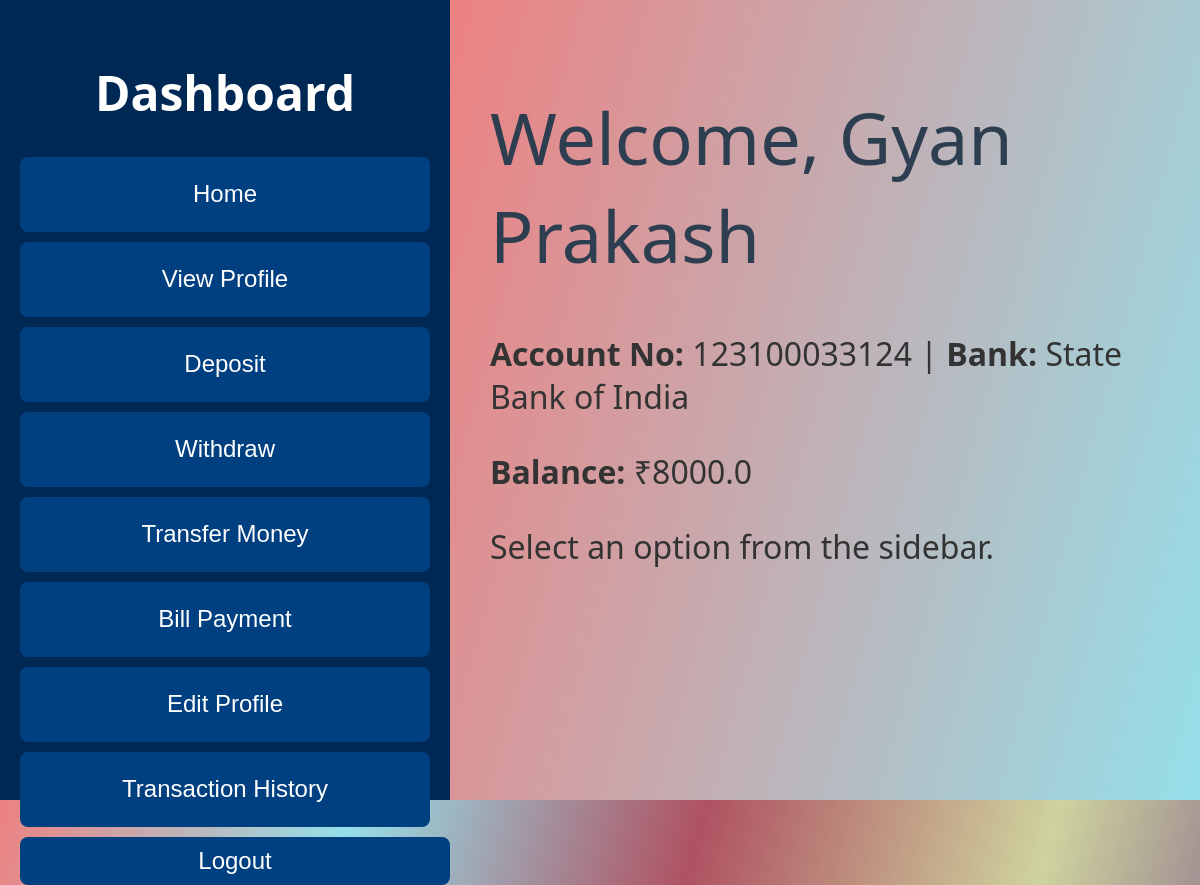
The page /dashboard (signed in) on the database as committed earlier.
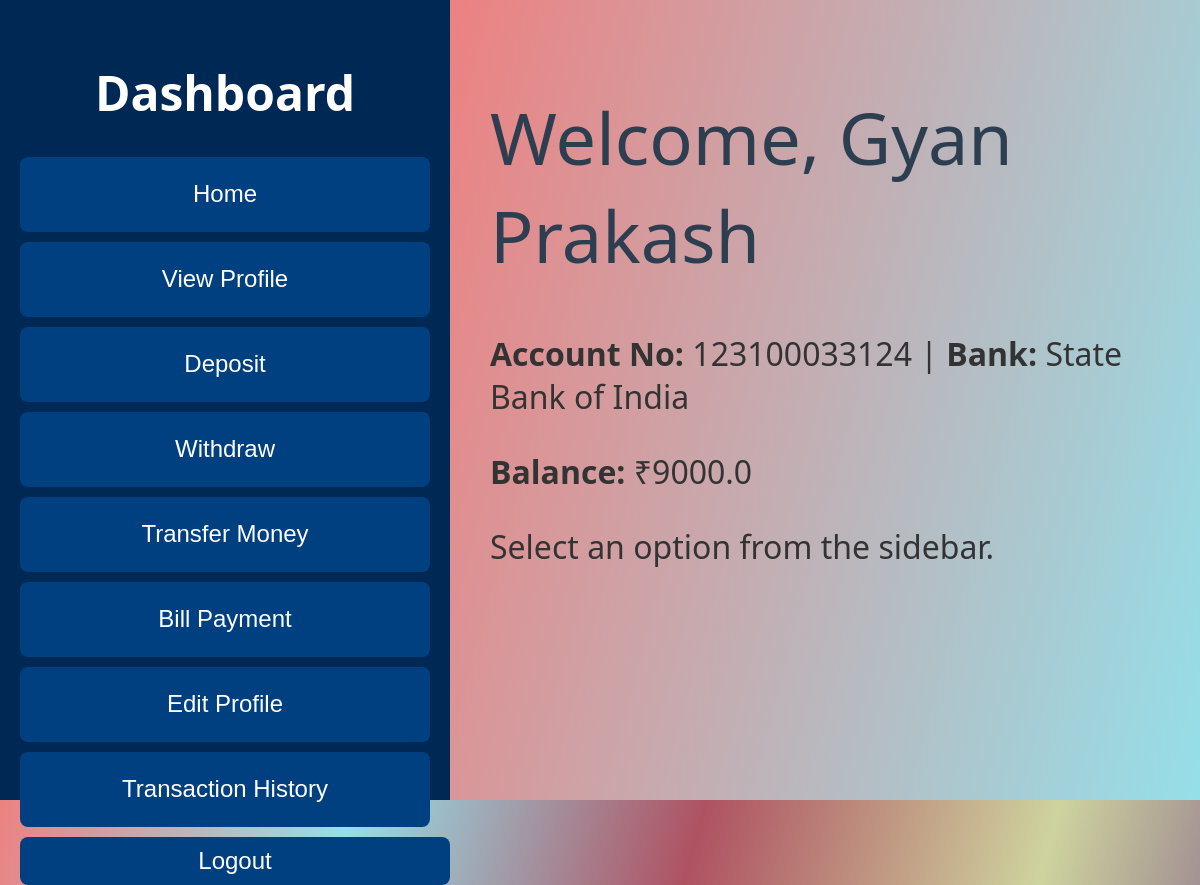
The same page on the database as committed later.
### tables this page shows
CREATE TABLE users (
    id INTEGER PRIMARY KEY AUTOINCREMENT,
    name TEXT NOT NULL,
    gender TEXT,
    email TEXT UNIQUE,
    phone TEXT,
    address TEXT,
    bank TEXT,
    account_no TEXT,
    username TEXT UNIQUE NOT NULL,
    password TEXT NOT NULL
);

CREATE TABLE accounts (
    user_id INTEGER,
    balance REAL DEFAULT 0,
    FOREIGN KEY(user_id) REFERENCES users(id)
);

### app.py (the view)
@app.route('/dashboard')
def dashboard():
    if 'user_id' not in session:
        return redirect('/login')
    user_id = session['user_id']
    conn = get_db()
    cursor = conn.cursor()
    cursor.execute("SELECT name, email, phone, address, bank, account_no FROM users WHERE id = ?", (user_id,))
    user = cursor.fetchone()
    conn.close()
    user_data = {
        'name': user[0],
        'email': user[1],
        'phone': user[2],
        'address': user[3],
        'bank': user[4],
        'account_no': user[5]
    }
    balance = get_balance(user_id)
    txns = get_transaction_history(user_id)
    transactions = [
        {'type': t[2], 'amount': t[3], 'details': t[4], 'timestamp': t[5]}
        for t in txns
    ]
    return render_template(
        'dashboard.html',
        balance=balance,
        user=user_data,
        transactions=transactions
    )

### db.py (called while the page is built)
def get_db():
    return sqlite3.connect('banking.db')

### models.py (called while the page is built)
def get_balance(user_id):
    conn = get_db()
    cursor = conn.cursor()
    cursor.execute("SELECT balance FROM accounts WHERE user_id = ?", (user_id,))
    balance = cursor.fetchone()
    conn.close()
    return balance[0] if balance else 0

def get_transaction_history(user_id):
    conn = get_db()
    cursor = conn.cursor()
    cursor.execute("SELECT * FROM transactions WHERE user_id = ? ORDER BY timestamp DESC", (user_id,))
    transactions = cursor.fetchall()
    conn.close()
    return transactions

### templates/dashboard.html (shortened to what this page needs)
<!DOCTYPE html>
<html>
  <head>
    <link rel="stylesheet" href="/static/styles.css" />
  </head>
  <body>
    <div class="dashboard-container">
      <div class="sidebar">
        <h2>Dashboard</h2>
        <button onclick="showPanel('welcomePanel')">Home</button>
        <button onclick="showPanel('profilePanel')">View Profile</button>
        <button onclick="showPanel('depositPanel')">Deposit</button>
        <button onclick="showPanel('withdrawPanel')">Withdraw</button>
        <button onclick="showPanel('transferPanel')">Transfer Money</button>
        <button onclick="showPanel('billPanel')">Bill Payment</button>
        <button onclick="showPanel('editProfilePanel')">Edit Profile</button>
        <button onclick="showPanel('historyPanel')">Transaction History</button>
        <a href="/logout">Logout</a>
      </div>
      <div class="main-content">
        <div id="welcomePanel" class="dashboard-panel" style="display: block">
          <h1>Welcome, {{ user.name }}</h1>
          <p>
            <strong>Account No:</strong> {{ user.account_no }} |
            <strong>Bank:</strong> {{ user.bank }}
          </p>
          <p>
            <strong>Balance:</strong> ₹<span id="balance">{{ balance }}</span>
          </p>
          <p>Select an option from the sidebar.</p>
        </div>
      </div>
    </div>
  </body>
</html>

### static/styles.css (style rules this page uses)
body { font-family: Arial, sans-serif; margin: 0; background: linear-gradient(105deg,#ed8181,#95dfe9,#af5262,#ced39e,#714585); color: #333; display: flex; height: 100vh; }
h1, h2 { color: #2c3e50; }
input, button, select { margin: 10px 0; padding: 10px; font-size: 1rem; width: 100%; box-sizing: border-box; }
button { background: #0056b3; color: white; border: none; border-radius: 5px; cursor: pointer; transition: background-color 0.3s; }
.dashboard-container { display: flex; width: 100%; }
.sidebar { width: 450px; background-color: #002855; padding: 20px; box-sizing: border-box; color: white; }
.sidebar h2 { color: white; margin-bottom: 2rem; font-family: 'Segoe UI', Tahoma, Geneva, Verdana, sans-serif; font-size: 3em; font-weight: 700; text-align: center; }
.sidebar button, .sidebar a { display: block; width: 100%; margin: 10px 0; padding: 10px; background-color: #004080; border: none; border-radius: 8px; color: white; font-size: 1.5rem; text-align: center; text-decoration: none; }
.main-content { flex: 1; padding: 40px; background: linear-gradient(105deg,#ed8181,#95dfe9); }
.dashboard-panel { display: none; }
.dashboard-panel h1,h2 { font-family: 'Segoe UI', Tahoma, Geneva, Verdana, sans-serif; font-size: 4.5em; font-weight: 500; }
.dashboard-panel input,button { width: 700px; border-radius: 8px; height: 75px; font-size: 1.5em; }
.dashboard-panel p,ul { font-family: 'Segoe UI', Tahoma, Geneva, Verdana, sans-serif; font-size: 2em; }
.login-card input,button { width: 600px; border-radius: 8px; height: 75px; font-size: 1.5em; }

Rows that differ between the two databases and show on the page:
changed accounts: balance "8000.0" → "9000.0"
